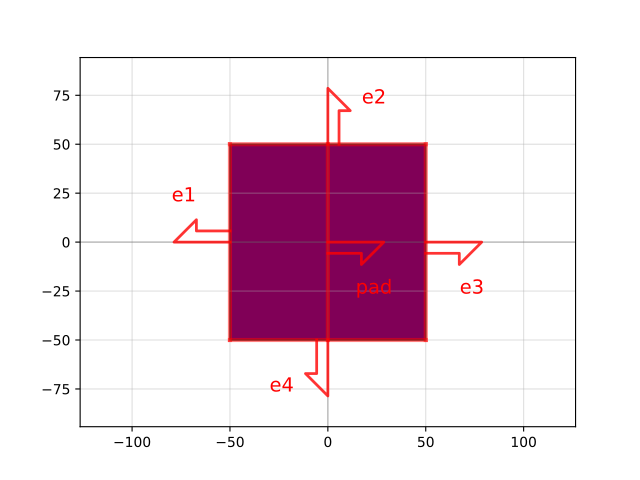

Recreate this plot in Python.
import gdsfactory as gf

c = gf.components.pad(size=[100.0, 100.0], layer='M3', port_inclusion=0, port_orientation=0)
c.plot()
